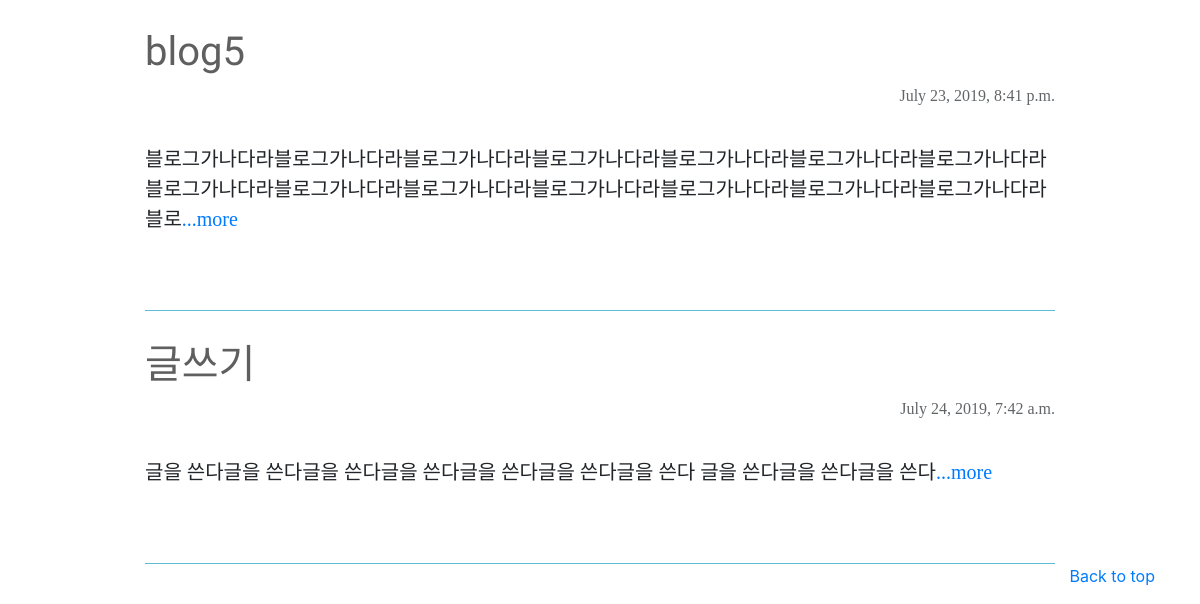
Before: / (lower part) with the older database file.
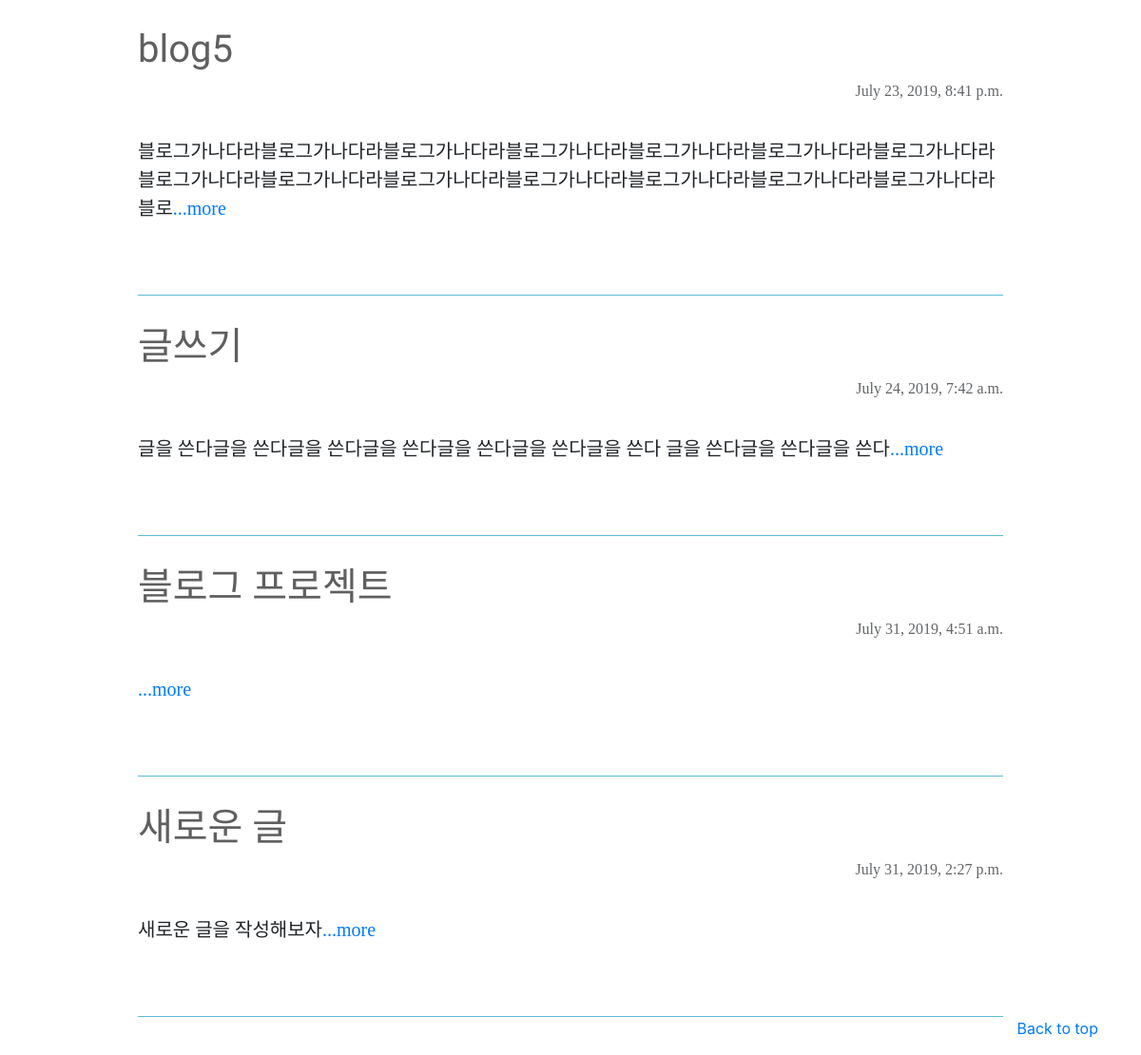
After: the same page with the newer database file.
### blog/models.py (models this page shows, shortened)
class Blog(models.Model):
    title = models.CharField(max_length=200)
    pub_date = models.DateTimeField('date published')
    body = models.TextField()
    def summary(self):
        return self.body[:100]

### blog/views.py (the view)
# urls.py: 2. Add a URL to urlpatterns:  path('', views.home, name='home')
def home(request):
    blogs = Blog.objects
    return render(request, 'home.html', {'blogs': blogs})

### blog/templates/home.html (shortened to what this page needs)
<head>
</head>
<body>
{% extends 'base.html' %}
{% block content %}
    {% for blog in blogs.all %}
    <div class="blog_post">
        <div id="blog_title"><h1> {{blog.title}} </h1></div>
        <div id="blog_date"><p> {{blog.pub_date}} </p></div>
        <div id="blog_summary"><p><br><br> {{blog.summary}}<a href="{% url 'detail' blog.id %}">...more</a> </p>
        <br><br></div>
    </div>
    {% endfor %}
{% endblock %}

### secondproject/templates/base.html (shortened to what this page needs)
<!DOCTYPE html>
<html lang="en">
<head>
    <link rel="stylesheet" href="https://stackpath.bootstrapcdn.com/bootstrap/4.3.1/css/bootstrap.min.css">
</head>
<body>
    <div class="container">
        {% block content %}
        {% endblock %}
    </div>
</body>
</html>
<footer class="text-muted">
        <div class="container">
          <p class="float-right">
            <a href="#">Back to top</a>
          </p>
        </div>
      </footer>

### blog/templates/home.html (style rules this page uses)
.blog_post { width: calc(100% - 200px); margin-left: auto; margin-right: auto; margin-top: 30px; border-bottom: 1px solid #0094bda2 }
#blog_title { font-family: 'Song Myung', serif; color: #5f5f5f; font-weight: bold; width: 100%; text-align: left; }
#blog_date { font-family: 'Noto Serif KR', serif; opacity: .7; font-size: 16px; float:right; }
#blog_summary { margin-top: 5px; font-size: 20px; font-family: 'Noto Serif KR', serif; font-weight: 400; width: 100%; text-align: left; }

Changed rows visible on the page:
added Blog: title "블로그 프로젝트", pub_date "July 31, 2019, 4:51 a.m."
added Blog: title "새로운 글", pub_date "July 31, 2019, 2:27 p.m.", summary "새로운 글을 작성해보자"
